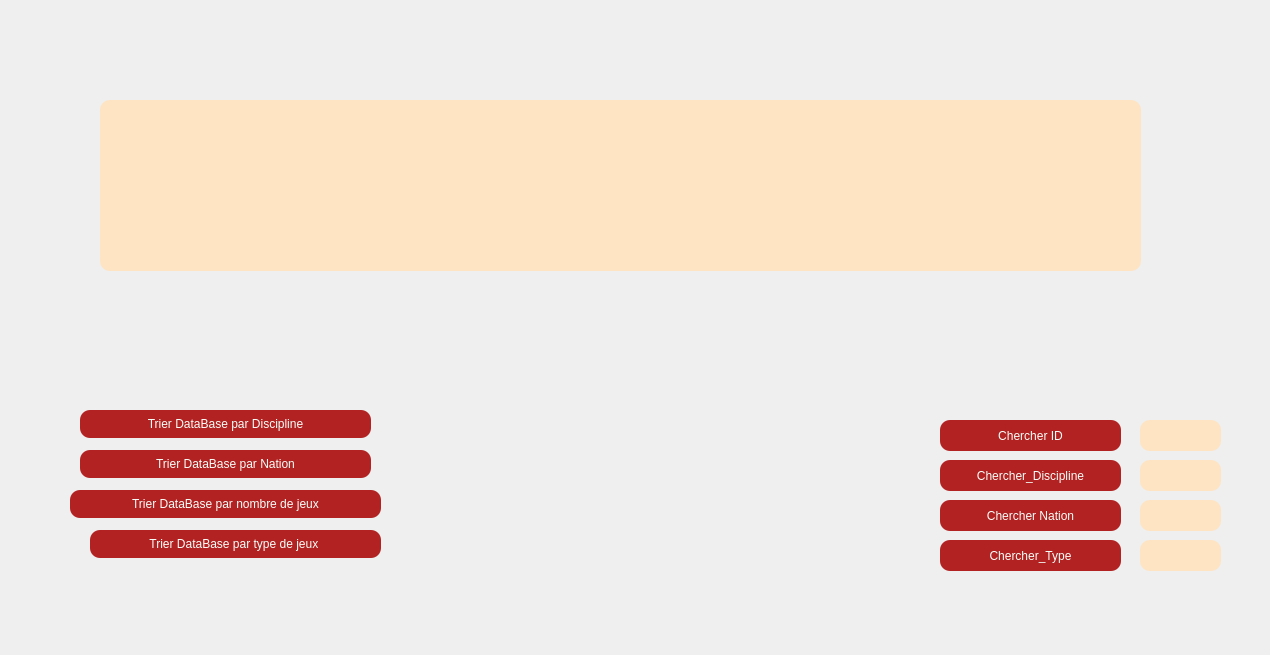
   <widget class="QWidget" name="tab">
    <attribute name="title">
     <string>Recherche</string>
    </attribute>
    <widget class="QLabel" name="label_34">
     <property name="geometry">
      <rect>
       <x>-5</x>
       <y>5</y>
       <width>1261</width>
       <height>641</height>
      </rect>
     </property>
     <property name="text">
      <string/>
     </property>
     <property name="pixmap">
      <pixmap>../../../../Nouveau dossier/image/AP21204406112649.webp</pixmap>
     </property>
     <property name="scaledContents">
      <bool>true</bool>
     </property>
    </widget>
    <widget class="QLineEdit" name="lineEdit_id_cherche">
     <property name="geometry">
      <rect>
       <x>1140</x>
       <y>420</y>
       <width>81</width>
       <height>31</height>
      </rect>
     </property>
     <property name="styleSheet">
      <string notr="true">border: 1px solid gray;
font: 10pt &quot;Bahnschrift&quot;;
background: #FFE4C4;
color: #F5FFFA;
background-color: #FFE4C4; border: none;
border-radius: 10px;
icon-size: 30px;
font: 14pt &quot;Bahnschrift&quot;;
</string>
     </property>
    </widget>
    <widget class="QTableView" name="tableView_rechercher">
     <property name="geometry">
      <rect>
       <x>100</x>
       <y>100</y>
       <width>1041</width>
       <height>171</height>
      </rect>
     </property>
     <property name="styleSheet">
      <string notr="true">border: 1px solid gray;
font: 10pt &quot;Bahnschrift&quot;;
background: #FFE4C4;
color: #F5FFFA;
background-color: #FFE4C4; border: none;
border-radius: 10px;
icon-size: 30px;
font: 14pt &quot;Bahnschrift&quot;;
color: #000000;
</string>
     </property>
    </widget>
    <widget class="QPushButton" name="CHERCHER">
     <property name="geometry">
      <rect>
       <x>940</x>
       <y>420</y>
       <width>181</width>
       <height>31</height>
      </rect>
     </property>
     <property name="styleSheet">
      <string notr="true">background: #B22222;
color: #F5FFFA;
background-color: #B22222; border: none;
border-radius: 10px;
icon-size: 30px;
font: 14pt &quot;Bahnschrift&quot;;
</string>
     </property>
     <property name="text">
      <string>Chercher ID</string>
     </property>
    </widget>
    <widget class="QPushButton" name="pushButton_chercher_type">
     <property name="geometry">
      <rect>
       <x>940</x>
       <y>540</y>
       <width>181</width>
       <height>31</height>
      </rect>
     </property>
     <property name="styleSheet">
      <string notr="true">background: #B22222;
color: #F5FFFA;
background-color: #B22222; border: none;
border-radius: 10px;
icon-size: 30px;
font: 14pt &quot;Bahnschrift&quot;;
</string>
     </property>
     <property name="text">
      <string>Chercher_Type</string>
     </property>
    </widget>
    <widget class="QLineEdit" name="chercher_type">
     <property name="geometry">
      <rect>
       <x>1140</x>
       <y>540</y>
       <width>81</width>
       <height>31</height>
      </rect>
     </property>
     <property name="styleSheet">
      <string notr="true">border: 1px solid gray;
font: 10pt &quot;Bahnschrift&quot;;
background: #FFE4C4;
color: #F5FFFA;
background-color: #FFE4C4; border: none;
border-radius: 10px;
icon-size: 30px;
font: 14pt &quot;Bahnschrift&quot;;
</string>
     </property>
    </widget>
    <widget class="QPushButton" name="chercher_discipline">
     <property name="geometry">
      <rect>
       <x>940</x>
       <y>460</y>
       <width>181</width>
       <height>31</height>
      </rect>
     </property>
     <property name="styleSheet">
      <string notr="true">background: #B22222;
color: #F5FFFA;
background-color: #B22222; border: none;
border-radius: 10px;
icon-size: 30px;
font: 14pt &quot;Bahnschrift&quot;;
</string>
     </property>
     <property name="text">
      <string>Chercher_Discipline</string>
     </property>
    </widget>
    <widget class="QLineEdit" name="lineEdit_cherche_DIS">
     <property name="geometry">
      <rect>
       <x>1140</x>
       <y>460</y>
       <width>81</width>
       <height>31</height>
      </rect>
     </property>
     <property name="styleSheet">
      <string notr="true">border: 1px solid gray;
font: 10pt &quot;Bahnschrift&quot;;
background: #FFE4C4;
color: #F5FFFA;
background-color: #FFE4C4; border: none;
border-radius: 10px;
icon-size: 30px;
font: 14pt &quot;Bahnschrift&quot;;
</string>
     </property>
    </widget>
    <widget class="QPushButton" name="CHERCHER_NATION">
     <property name="geometry">
      <rect>
       <x>940</x>
       <y>500</y>
       <width>181</width>
       <height>31</height>
      </rect>
     </property>
     <property name="styleSheet">
      <string notr="true">background: #B22222;
color: #F5FFFA;
background-color: #B22222; border: none;
border-radius: 10px;
icon-size: 30px;
font: 14pt &quot;Bahnschrift&quot;;
</string>
     </property>
     <property name="text">
      <string>Chercher Nation</string>
     </property>
    </widget>
    <widget class="QLineEdit" name="lineEdit_RN">
     <property name="geometry">
      <rect>
       <x>1140</x>
       <y>500</y>
       <width>81</width>
       <height>31</height>
      </rect>
     </property>
     <property name="styleSheet">
      <string notr="true">border: 1px solid gray;
font: 10pt &quot;Bahnschrift&quot;;
background: #FFE4C4;
color: #F5FFFA;
background-color: #FFE4C4; border: none;
border-radius: 10px;
icon-size: 30px;
font: 14pt &quot;Bahnschrift&quot;;
</string>
     </property>
    </widget>
    <widget class="QPushButton" name="pushButton_trier">
     <property name="geometry">
      <rect>
       <x>70</x>
       <y>490</y>
       <width>311</width>
       <height>28</height>
      </rect>
     </property>
     <property name="styleSheet">
      <string notr="true">background: #B22222;
color: #F5FFFA;
background-color: #B22222; border: none;
border-radius: 10px;
icon-size: 30px;
font: 14pt &quot;Bahnschrift&quot;;
</string>
     </property>
     <property name="text">
      <string>Trier DataBase par nombre de jeux</string>
     </property>
    </widget>
    <widget class="QPushButton" name="pushButton_tri_type">
     <property name="geometry">
      <rect>
       <x>90</x>
       <y>530</y>
       <width>291</width>
       <height>28</height>
      </rect>
     </property>
     <property name="styleSheet">
      <string notr="true">background: #B22222;
color: #F5FFFA;
background-color: #B22222; border: none;
border-radius: 10px;
icon-size: 30px;
font: 14pt &quot;Bahnschrift&quot;;
</string>
     </property>
     <property name="text">
      <string>Trier DataBase par type de jeux </string>
     </property>
    </widget>
    <widget class="QPushButton" name="pushButton_TRI_dis">
     <property name="geometry">
      <rect>
       <x>80</x>
       <y>410</y>
       <width>291</width>
       <height>28</height>
      </rect>
     </property>
     <property name="styleSheet">
      <string notr="true">background: #B22222;
color: #F5FFFA;
background-color: #B22222; border: none;
border-radius: 10px;
icon-size: 30px;
font: 14pt &quot;Bahnschrift&quot;;
</string>
     </property>
     <property name="text">
      <string>Trier DataBase par Discipline</string>
     </property>
    </widget>
    <widget class="QPushButton" name="pushButton_TRI_Nation">
     <property name="geometry">
      <rect>
       <x>80</x>
       <y>450</y>
       <width>291</width>
       <height>28</height>
      </rect>
     </property>
     <property name="styleSheet">
      <string notr="true">background: #B22222;
color: #F5FFFA;
background-color: #B22222; border: none;
border-radius: 10px;
icon-size: 30px;
font: 14pt &quot;Bahnschrift&quot;;
</string>
     </property>
     <property name="text">
      <string>Trier DataBase par Nation</string>
     </property>
    </widget>
   </widget>
